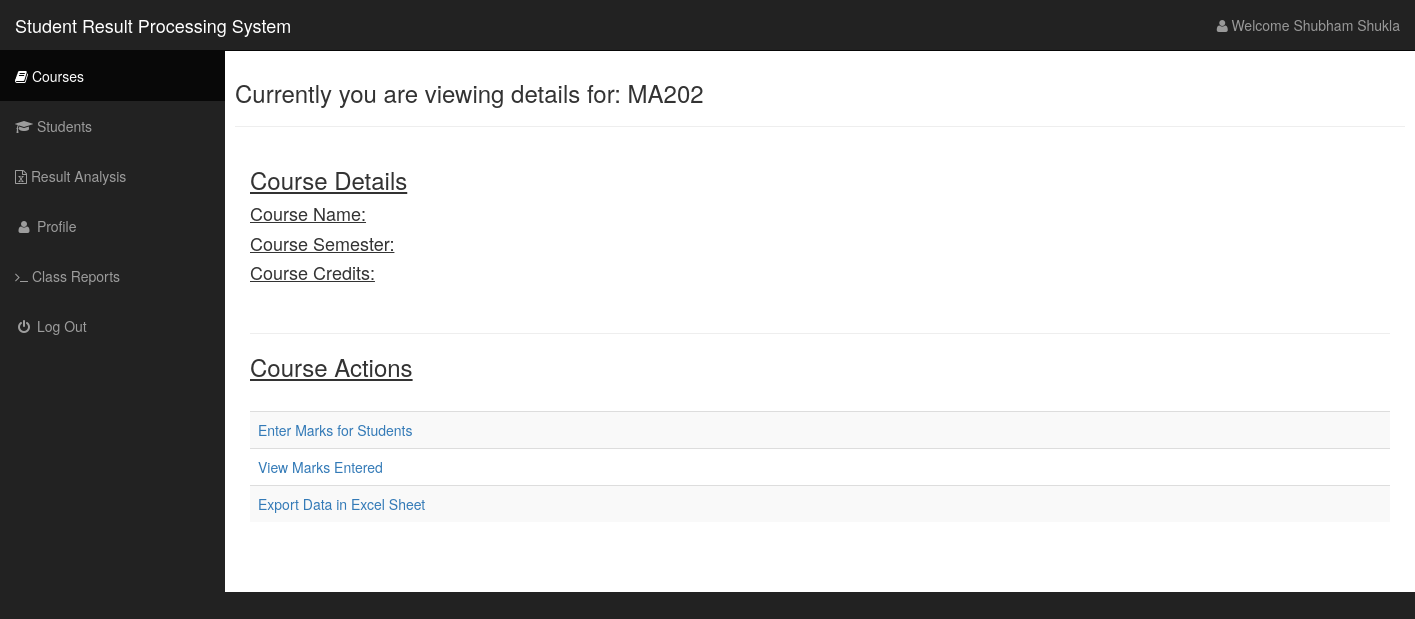
/views/courseLanding.php?id=MA202 (signed in), run on an earlier commit of the app's database.
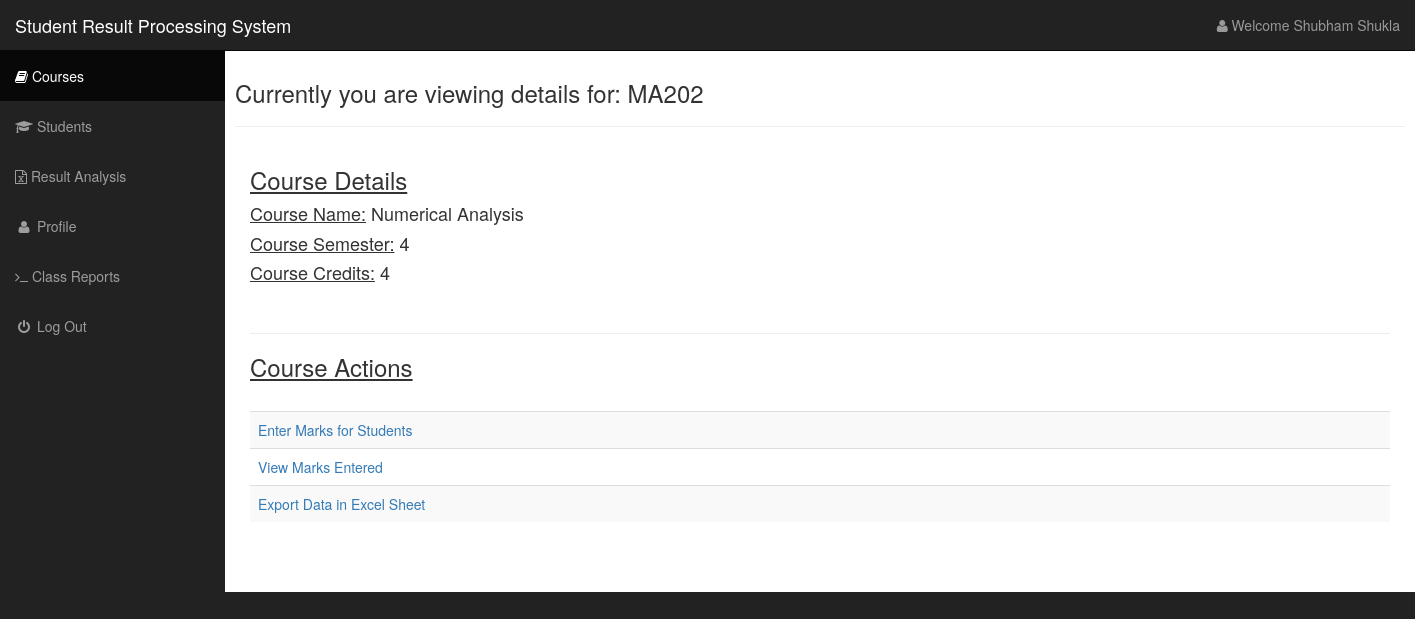
And on a later commit of the database.
### tables this page shows
CREATE TABLE IF NOT EXISTS `courses` (
  `course_code` varchar(10) NOT NULL,
  `course_name` varchar(100) NOT NULL,
  `semester` int(3) NOT NULL,
  `credits` int(3) NOT NULL,
  `username` varchar(50) NOT NULL,
  PRIMARY KEY (`course_code`,`username`)
);

### views/courseLanding.php (the view, shortened to what this page needs)
<?php
include ("../phpIncludes/connectMySQL.php");
$username = $_SESSION['username'];
$sql_query = "SELECT firstName, lastName FROM users WHERE email='$username'";
$result = $link->query($sql_query);
$rows= mysqli_fetch_array($result);
$fname = $rows['firstName'];
$lname = $rows['lastName'];
$courseCode= $_GET['id'];
?>
<!DOCTYPE html>
<html lang="en">
<head>
    <link href="http://localhost/studentMarks/sideBar/css/bootstrap.min.css" rel="stylesheet">
    <link href="http://localhost/studentMarks/sideBar/css/sb-admin.css" rel="stylesheet">
    <link href="http://localhost/studentMarks/sideBar/css/plugins/morris.css" rel="stylesheet">
    <link href="http://localhost/studentMarks/sideBar/font-awesome/css/font-awesome.min.css" rel="stylesheet" type="text/css">
</head>
<body>
    <div id="wrapper">
        <nav class="navbar navbar-inverse navbar-fixed-top" role="navigation">
            <div class="navbar-header">
                <a class="navbar-brand" href="http://localhost/studentMarks/views/landingPageMain.php">Student Result Processing System</a>
            </div>
            <ul class="nav navbar-right top-nav">
                <li class="dropdown">
                    <a href="#" class="dropdown-toggle" data-toggle="dropdown"><i class="fa fa-user"></i> Welcome <?php echo $fname." ".$lname;?> </a>
                </li>
            </ul>
            <div class="collapse navbar-collapse navbar-ex1-collapse">
                <ul class="nav navbar-nav side-nav">
                    <li class="active">
                        <a href="http://localhost/studentMarks/views/landingPageMain.php" ><i class="fa fa-book"></i>
 Courses</a>
                    </li>
                    <li>
                        <a href="http://localhost/studentMarks/views/student.php"><i class="fa fa-graduation-cap"></i> Students</a>
                    </li>
                    <li >
                        <a href="http://localhost/studentMarks/views/exams.php"><i class="fa fa-file-excel-o"></i> Result Analysis</a>
                    </li>
                                  <li>
                            <a href="http://localhost/studentMarks/views/profile.php"><i class="fa fa-fw fa-user"></i> Profile</a>
                        </li>
                        <li  >
                        <a href="http://localhost/studentMarks/views/activity.php"><i class="fa fa-terminal"></i> Class Reports</a>
                    </li>
                                                <li>
                            <a href="http://localhost/studentMarks/views/logout.php"><i class="fa fa-fw fa-power-off"></i> Log Out</a></li>
                </ul>
            </div>
        </nav>
        <div id="page-wrapper">
            <div id="container-fluid">
            <?php echo'<h3>Currently you are viewing details for: '.$courseCode.'</h3>';
            ?>
            <hr>
            <div class="container">
			<?php
				$sql_course_query="SELECT * FROM courses WHERE course_code like '%$courseCode%'";
				$resultCourse = $link -> query($sql_course_query);
				$rowCourse = mysqli_fetch_array($resultCourse);
				$courseName = $rowCourse['course_name'];
				$courseSemester = $rowCourse['semester'];
				$courseCredits = $rowCourse['credits'];
			?>
			<h3><u>Course Details</u></h3>
			<h4><u> Course Name:</u> <?php echo $courseName ; ?></h4>
			<h4><u> Course Semester:</u> <?php echo $courseSemester ; ?></h4>
			<h4><u> Course Credits:</u> <?php echo $courseCredits ; ?></h4>
			<br>
			<hr>
			<h3><u>Course Actions</u></h3>
			<br>
			<table class="table table-bordred table-striped table-hover">
			<tbody>
			<tr>
			<td><a href="http://localhost/studentMarks/views/courseEntry.php">Enter Marks for Students</a></td></tr>
			<tr>
			<td><a href="http://localhost/studentMarks/views/viewMarksCourse.php">View Marks Entered</a></td>
			</tr>
			<tr>
			<td><a href="http://localhost/studentMarks/phpIncludes/csvExport.php">Export Data in Excel Sheet</a></td></tr>
			</tbody>
			</table>
			<br>
			<br>
          </div>
        </div>
    </div>
</body>
</html>

What changed in the data, as far as the page shows it:
added courses: course_name "Numerical Analysis", semester "4", credits "4"
